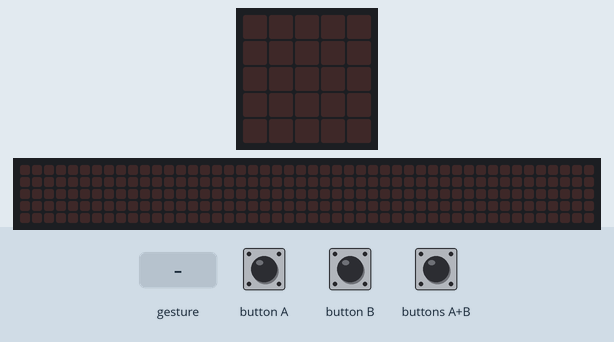
Simulated run of this program. Board: BBC micro:bit (MakeCode). Parts: the board's 5×5 LED display, a strip that is not on the board, showing the scrolling text unrolled. The inputs (shaded band) are chosen by the test bench. Random numbers come from a fixed seed; a tilt is held for 1.5 s and a shake lasts 1 s, then the board lies face up again; the 48×5 strip is a reading aid, not a part: it shows the text the display is scrolling, unrolled, one strip-width of it at a time.

Above: at 1.2 s.
1.3 s: gesture 'shake'
At 2.1 s:
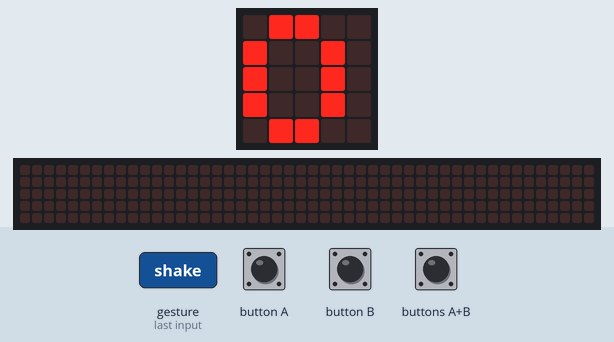
4.3 s: button B pressed for 0.15 s
At 5.77 s:
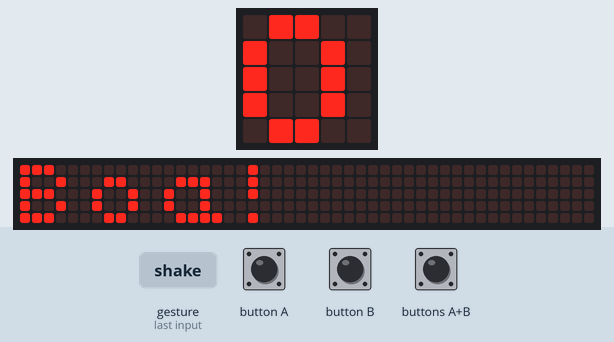
7.4 s: button A pressed for 0.15 s
10.4 s: buttons A+B pressed for 0.15 s
At 13.12 s:
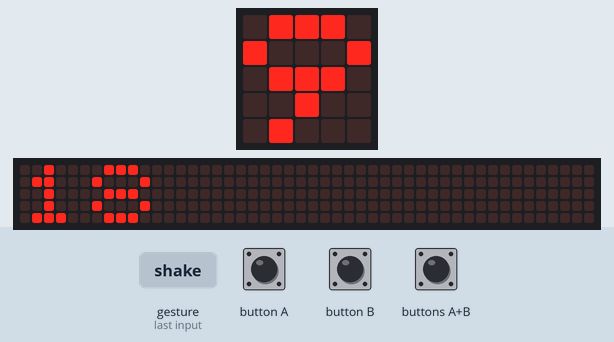
13.5 s: button B pressed for 0.15 s
At 15.82 s:
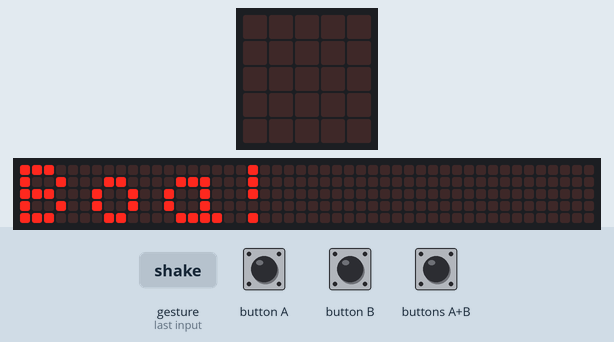
16.5 s: buttons A+B pressed for 1 s
At 20.92 s:
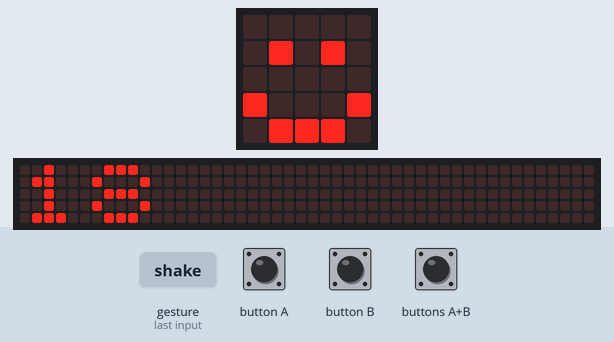

The program:

main.ts
```typescript
input.onButtonPressed(Button.A, function () {
    Num1 = randint(0, 10)
    Num2 += randint(0, 10)
    basic.showNumber(Num1)
    basic.showString("X")
    basic.showNumber(Num2)
    Nrjogadas += 1
    basic.pause(1000)
    basic.clearScreen()
})
input.onGesture(Gesture.Shake, function () {
    basic.showNumber(Pontuação)
    basic.showString("De")
    basic.showNumber(Nrjogadas)
    basic.pause(2000)
    basic.clearScreen()
    Nrjogadas = 0
    Pontuação = 0
})
input.onButtonPressed(Button.AB, function () {
    basic.showNumber(Num1 * Num2)
    basic.pause(1000)
    basic.clearScreen()
})
input.onButtonPressed(Button.B, function () {
    Pontuação += 1
    basic.showString("Boa!")
    basic.showIcon(IconNames.Happy)
    basic.pause(1000)
    basic.clearScreen()
})
let Pontuação = 0
let Nrjogadas = 0
let Num2 = 0
let Num1 = 0
Num1 = 0
Num2 = 0
Nrjogadas = 0
Pontuação += 0
```

test.ts
```typescript
// os teses vão aqui; isto não será compilado quando este pacote for usado como extensão.
```

Measured:
- after the input at 1.3 s, the display: changes after 0.20 s (image 1)
- what the display in image 1 shows lasts 0.8 s, from 1.5 s to 2.3 s
